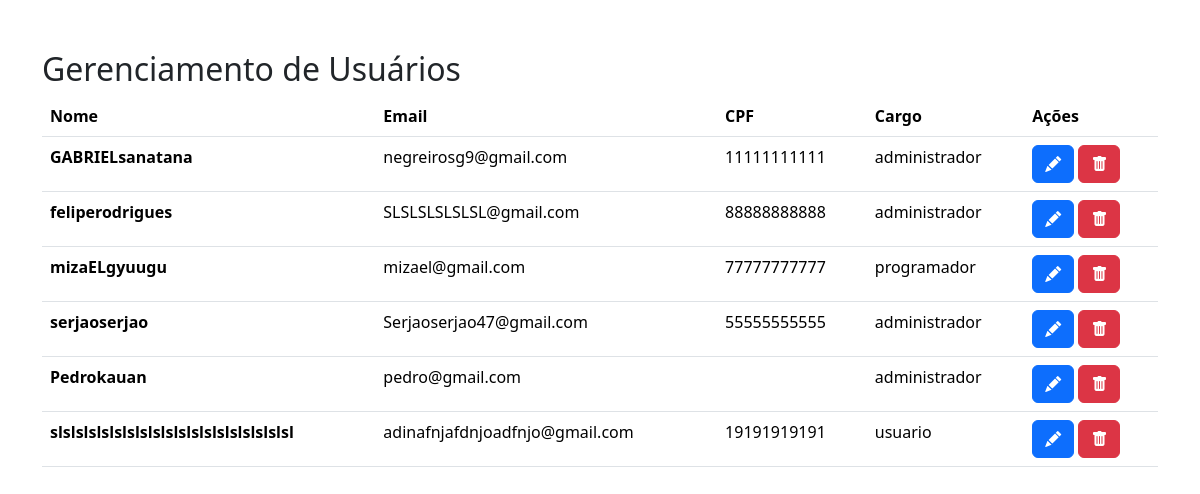
The app's page /entrou/ with its own data.
### cadastro/models.py (models this page shows, shortened)
class usuario(models.Model):
    nome = models.CharField(max_length=255)
    email = models.EmailField(unique=True)
    cpf = models.CharField(max_length=14, unique=True)
    senha = models.CharField(max_length=128)
    ADMINISTRADOR = 'administrador'
    USUARIO = 'usuario'
    PROGRAMADOR = 'programador'
    CARGO_CHOICES = [
        (ADMINISTRADOR, 'Administrador'),
        (USUARIO, 'Usuario'),
        (PROGRAMADOR, 'Programador')
    ]
    cargo = models.CharField(max_length=15, choices=CARGO_CHOICES, default=USUARIO)

### cadastro/views.py (the view)
# urls.py: path('entrou/', entrou, name='entrou'),
def entrou(request):
    usuarios = usuario.objects.all()
    return render(request, 'entrou.html', {'usuarios': usuarios})

### cadastro/templates/entrou.html (shortened to what this page needs)
<!DOCTYPE html>
<html lang="en">
<head>
    <link href="https://cdn.jsdelivr.net/npm/bootstrap@5.3.5/dist/css/bootstrap.min.css" rel="stylesheet">
    <link rel="stylesheet" href="https://cdn.jsdelivr.net/npm/bootstrap-icons@1.13.1/font/bootstrap-icons.min.css">
</head>
<body>
    <div class="container">
        <h2>Gerenciamento de Usuários</h2>
        <table class="table">
        <thead>
        <tr>
            <th scope="col">Nome</th>
            <th scope="col">Email</th>
            <th scope="col">CPF</th>
            <th scope="col">Cargo</th>
            <th>Ações</th>
        </tr>
        </thead>
        <tbody>
            {% for usuario in usuarios %}
            <tr>
                <th>{{ usuario.nome }}</th>
                <td>{{ usuario.email }}</td>
                <td>{{ usuario.cpf }}</td>
                <td>{{ usuario.cargo }}</td>
                <td>
                    <a href="#" class="btn btn-primary" > <i class="bi bi-pencil-fill"></i> </a>
                    <a href="#" class="btn btn-danger" > <i class="bi bi-trash-fill"></i> </a>
                </td>
            </tr>
            {%empty%}
            <tr>
                 <td colspan="4">Nenhum usuário cadastrado.</td>
            </tr>
            {% endfor %}
        </tbody>
        </table>
            </div>
</body>
</html>

### cadastro/templates/entrou.html (style rules this page uses)
.container { margin-top: 50px; border: 5px black; }

### records on screen
usuario: nome "GABRIELsanatana", email "negreirosg9@gmail.com", cpf "11111111111", cargo "administrador"
usuario: nome "feliperodrigues", email "SLSLSLSLSLSL@gmail.com", cpf "88888888888", cargo "administrador"
usuario: nome "mizaELgyuugu", email "mizael@gmail.com", cpf "77777777777", cargo "programador"
usuario: nome "serjaoserjao", email "Serjaoserjao47@gmail.com", cpf "55555555555", cargo "administrador"
usuario: nome "Pedrokauan", email "pedro@gmail.com", cargo "administrador"
usuario: nome "slslslslslslslslslslslslslslslslslslsl", email "adinafnjafdnjoadfnjo@gmail.com", cpf "19191919191", cargo "usuario"
